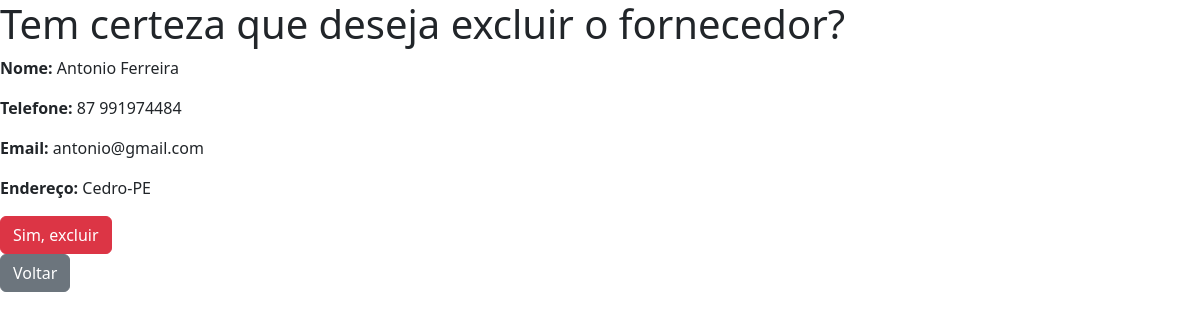
The app's page /fornecedor/deletar/1/, older data.
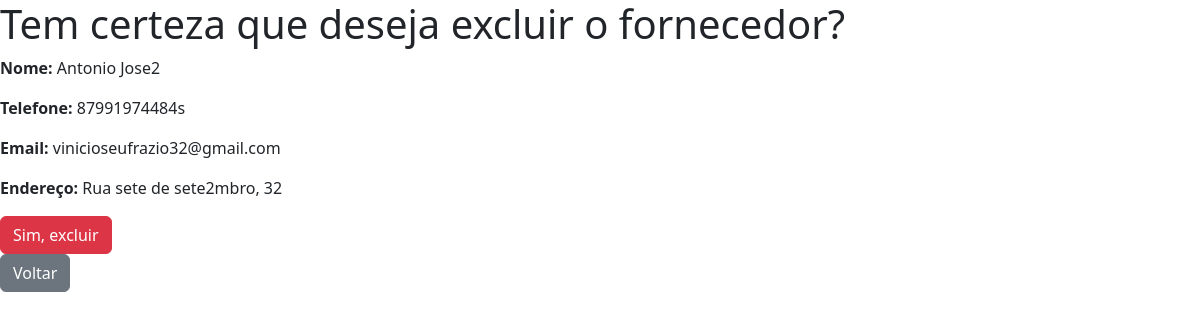
The same page, newer data.
### estoque/models.py (models this page shows, shortened)
class Fornecedor(models.Model):
    id = models.AutoField(primary_key=True)
    nome = models.CharField(max_length=100)
    telefone = models.CharField(max_length=15)
    email = models.EmailField(max_length=255)
    endereco = models.CharField(max_length=200)

### estoque/views.py (the view)
# urls.py: path('fornecedor/deletar/<int:id>/', views.deletar_fornecedor, name='deletar_fornecedor'),
def deletar_fornecedor(request, id):
    fornecedor = get_object_or_404(Fornecedor, id=id)
    if request.method == 'POST':
        fornecedor.delete()
        return redirect('listar_fornecedores')
    return render(request, 'fornecedor/deletar_fornecedor.html', {'fornecedor': fornecedor})

### estoque/templates/fornecedor/deletar_fornecedor.html (shortened to what this page needs)
<!DOCTYPE html>
<html lang="pt-br">
<head>
    <link href="https://cdn.jsdelivr.net/npm/bootstrap@5.3.3/dist/css/bootstrap.min.css" rel="stylesheet"
>
</head>
<body>
    <h1>Tem certeza que deseja excluir o fornecedor?</h1>
    <p><strong>Nome:</strong> {{ fornecedor.nome }}</p>
    <p><strong>Telefone:</strong> {{ fornecedor.telefone }}</p>
    <p><strong>Email:</strong> {{ fornecedor.email }}</p>
    <p><strong>Endereço:</strong> {{ fornecedor.endereco }}</p>
    <form method="POST">
        <button type="submit" class="btn btn-danger">Sim, excluir</button>
    </form>
    <a href="{% url 'listar_fornecedores' %}" class="btn btn-secondary">Voltar</a>
</body>
</html>

Row changes from the older to the newer data that the page shows:
changed Fornecedor: nome "Antonio Ferreira" → "Antonio Jose2"; telefone "87 991974484" → "87991974484s"; email "antonio@gmail.com" → "vinicioseufrazio32@gmail.com"; endereco "Cedro-PE" → "Rua sete de sete2mbro, 32"
